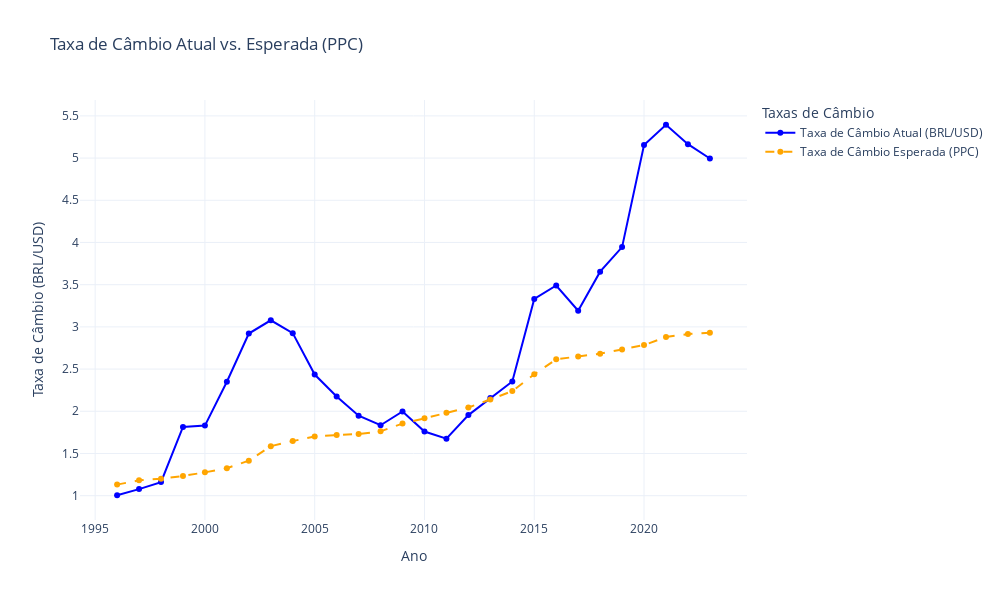

The notebook cell saved with this chart:
### Code cell
fig = go.Figure()

# Imprimir a taxa de câmbio atual
fig.add_trace(go.Scatter(x=merged_df['Year'],
                         y=merged_df['Exchange Rate (BRL/USD)'],
                         mode='lines+markers',
                         name='Taxa de Câmbio Atual (BRL/USD)',
                         line=dict(color='blue')))

# Imprimir a taxa de câmbio baseado no PPC
fig.add_trace(go.Scatter(x=merged_df['Year'],
                         y=merged_df['Expected Exchange Rate (PPP)'],
                         mode='lines+markers',
                         name='Taxa de Câmbio Esperada (PPC)',
                         line=dict(color='orange', dash='dash')))

fig.update_layout(title='Taxa de Câmbio Atual vs. Esperada (PPC)',
                  xaxis_title='Ano',
                  yaxis_title='Taxa de Câmbio (BRL/USD)',
                  legend_title_text='Taxas de Câmbio',
                  template='plotly_white',
                  height=600,
                  width=1000)

fig.show()

### Figure 1 — Plotly figure (JSON) as saved in the notebook; plotly's stock layout.template omitted (floating-point values rounded to 4 significant figures)
{"data": [{"line": {"color": "blue"}, "mode": "lines+markers", "name": "Taxa de Câmbio Atual (BRL/USD)", "type": "scatter", "x": [1996, 1997, 1998, 1999, 2000, 2001, 2002, 2003, 2004, 2005, 2006, 2007, 2008, 2009, 2010, 2011, 2012, 2013, 2014, 2015, 2016, 2017, 2018, 2019, 2020, 2021, 2022, 2023], "y": [1.005, 1.078, 1.161, 1.815, 1.83, 2.35, 2.921, 3.078, 2.926, 2.435, 2.176, 1.948, 1.835, 1.998, 1.76, 1.675, 1.955, 2.158, 2.353, 3.332, 3.49, 3.192, 3.654, 3.945, 5.156, 5.395, 5.165, 4.995]}, {"line": {"color": "orange", "dash": "dash"}, "mode": "lines+markers", "name": "Taxa de Câmbio Esperada (PPC)", "type": "scatter", "x": [1996, 1997, 1998, 1999, 2000, 2001, 2002, 2003, 2004, 2005, 2006, 2007, 2008, 2009, 2010, 2011, 2012, 2013, 2014, 2015, 2016, 2017, 2018, 2019, 2020, 2021, 2022, 2023], "y": [1.131, 1.182, 1.202, 1.234, 1.276, 1.326, 1.415, 1.586, 1.647, 1.702, 1.719, 1.731, 1.762, 1.854, 1.916, 1.981, 2.045, 2.14, 2.239, 2.438, 2.616, 2.649, 2.683, 2.733, 2.784, 2.88, 2.915, 2.932]}], "layout": {"height": 600, "legend": {"title": {"text": "Taxas de Câmbio"}}, "title": {"text": "Taxa de Câmbio Atual vs. Esperada (PPC)"}, "width": 1000, "xaxis": {"title": {"text": "Ano"}}, "yaxis": {"title": {"text": "Taxa de Câmbio (BRL/USD)"}}}}
